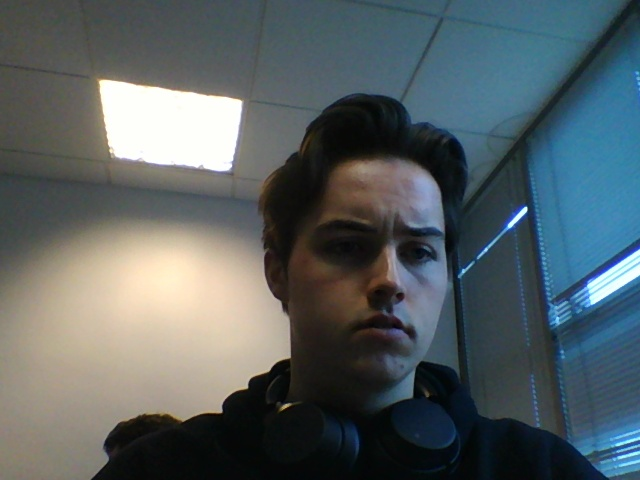
#> input picture code/frame.jpg, 640 x 480 px
$ python test.py frame.jpg
#> lines starting #> are read from the running program, lines starting #| are printed output that depends on the picture; after the words box and inside, x2 and y2 are one past the last pixel; in counts of white or black regions, pixels touching at a corner belong together
import numpy as np
import cv2, sys

# Load an color image in grayscale
img = cv2.imread(sys.argv[1],1)
#> img is the input picture: shape (480, 640, 3); mean B, G, R 99.2, 96.4, 86.6

key_positions = {
    "q":(585,250),
    "w":(525,250),
    "e":(465,250),
    "r":(405,250),
    "t":(345,250),
    "y":(295,250),
    "u":(245,250),
    "i":(185,250),
    "o":(125,250),
    "p":(65,250),
    "a":(560,225),
    "s":(500,225),
    "d":(447,225),
    "f":(394,225),
    "g":(340,225),
    "h":(286,225),
    "j":(232,225),
    "k":(179,225),
    "l":(123,225),
    "z":(526,206),
    "x":(466,206),
    "c":(414,206),
    "v":(363,206),
    "b":(315,206),
    "n":(260,206),
    "m":(210,206),
}
for key in key_positions:
    x,y = key_positions[key]
    cv2.rectangle(img,(x-5,y-5),(x+5,y+5),(0,255,0),-1)
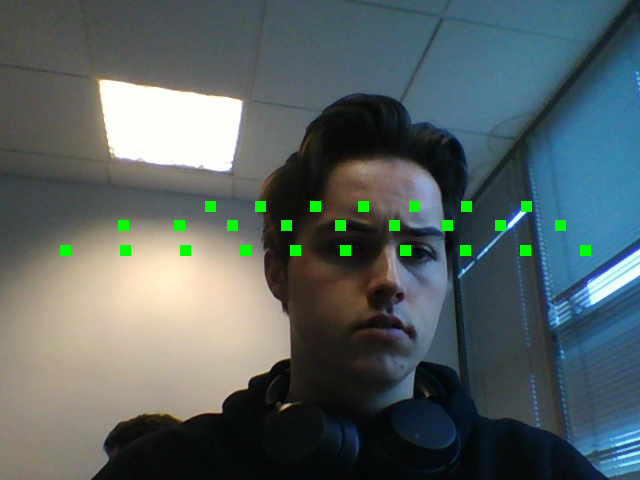
#> img: shape (480, 640, 3); 1.02% of pixels changed, all inside (x1, y1, x2, y2) = (60, 201, 591, 256)

cv2.imshow('image',img)
cv2.waitKey(0)
cv2.destroyAllWindows()
